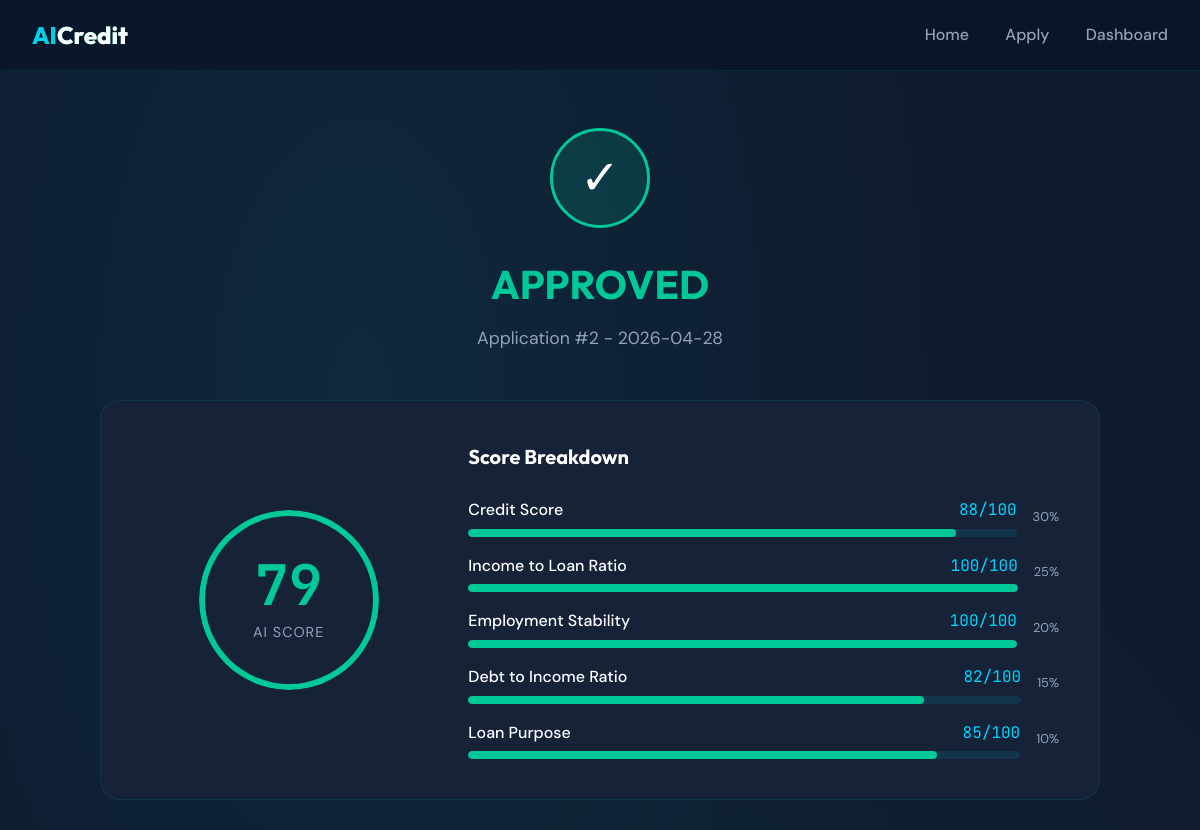
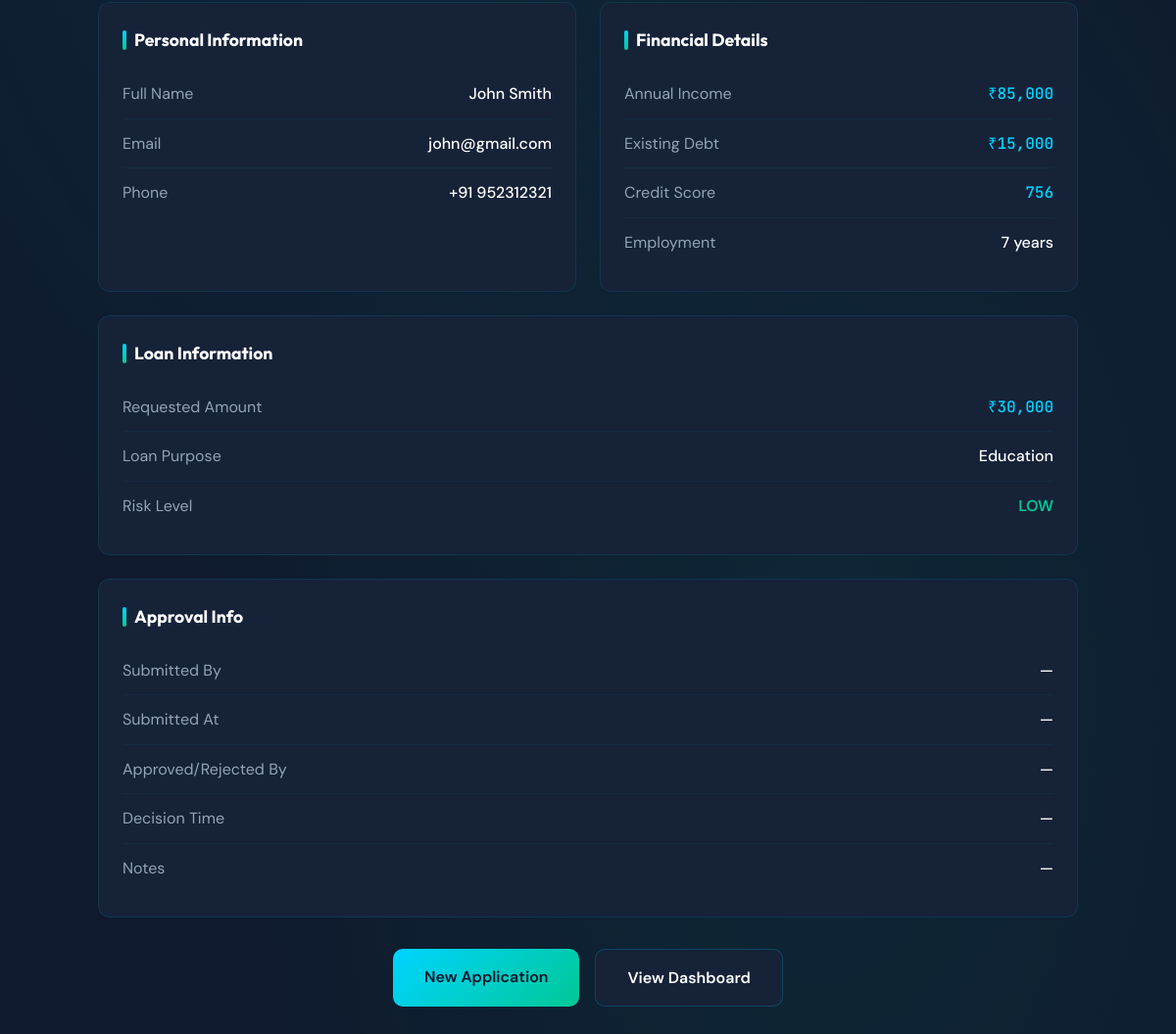
Page /result/2 on the committed database (2 pictures, top to bottom).
### tables this page shows
CREATE TABLE applications (
                id INTEGER PRIMARY KEY AUTOINCREMENT,
                applicant_name TEXT NOT NULL,
                email TEXT NOT NULL,
                phone TEXT NOT NULL,
                annual_income REAL NOT NULL,
                credit_score INTEGER NOT NULL,
                loan_amount REAL NOT NULL,
                loan_purpose TEXT NOT NULL,
                employment_years INTEGER NOT NULL,
                existing_debt REAL NOT NULL,
                ai_score REAL,
                risk_level TEXT,
                status TEXT DEFAULT 'PENDING',
                created_at DATETIME DEFAULT CURRENT_TIMESTAMP
            , submitted_by TEXT, submitted_at DATETIME, approved_by TEXT, approved_at DATETIME, approval_notes TEXT);

### app.py (the view)
@app.route('/result/<int:id>')
def result(id):
    db = get_db()
    app = db.execute('SELECT * FROM applications WHERE id = ?', (id,)).fetchone()
    if app is None:
        return "Application not found", 404
    credit_score = app['credit_score']
    annual_income = app['annual_income']
    loan_amount = app['loan_amount']
    employment_years = app['employment_years']
    existing_debt = app['existing_debt']
    loan_purpose = app['loan_purpose']
    components = {
        'credit_score': {
            'name': 'Credit Score',
            'value': min(100, (credit_score / 850) * 100),
            'weight': 30,
            'display': f'{credit_score} (300-850)'
        },
        'income_loan_ratio': {
            'name': 'Income to Loan Ratio',
            'value': min(100, (annual_income / loan_amount * 100) if loan_amount > 0 else 0),
            'weight': 25,
            'display': f'₹{annual_income:,.0f} / ₹{loan_amount:,.0f}'
        },
        'employment': {
            'name': 'Employment Stability',
            'value': min(100, (employment_years / 5) * 100),
            'weight': 20,
            'display': f'{employment_years} years'
        },
        'debt_ratio': {
            'name': 'Debt to Income Ratio',
            'value': min(100, max(0, 100 - (existing_debt / annual_income * 100))) if annual_income > 0 else 0,
            'weight': 15,
            'display': f'${existing_debt:,.0f} / ${annual_income:,.0f}'
        },
        'purpose': {
            'name': 'Loan Purpose',
            'value': {'home': 90, 'business': 80, 'education': 85, 'debt_consolidation': 70,
                     'medical': 75, 'vehicle': 80, 'personal': 65, 'other': 60}.get(loan_purpose, 60),
            'weight': 10,
            'display': loan_purpose.title()
        }
    }
    return render_template('result.html', application=app, components=components)

### app.py (called while the page is built)
def get_db():
    db = getattr(g, '_database', None)
    if db is None:
        db = g._database = sqlite3.connect(DATABASE)
        db.row_factory = sqlite3.Row
    return db

@app.teardown_appcontext
def close_connection(exception):
    db = getattr(g, '_database', None)
    if db is not None:
        db.close()

### templates/result.html (shortened to what this page needs)
<!DOCTYPE html>
<html lang="en">
<head>
</head>
<body>
    <header>
        <div class="nav-container">
            <div class="logo">AI<span>Credit</span></div>
            <nav>
                <a href="/">Home</a>
                <a href="/apply">Apply</a>
                <a href="/dashboard">Dashboard</a>
            </nav>
        </div>
    </header>
    <main class="main">
        <div class="container">
            <div class="result-header">
                <div class="result-icon {{ application.status|lower }}">
                    {% if application.status == 'APPROVED' %}✓{% elif application.status == 'PENDING' %}⏳{% else %}✗{% endif %}
                </div>
                <h1 class="result-title {{ application.status|lower }}">{{ application.status }}</h1>
                <p class="result-subtitle">Application #{{ application.id }} - {{ application.created_at[:10] }}</p>
            </div>
            <div class="score-display">
                <div class="main-score">
                    <div class="score-circle {{ application.status|lower }}">
                        <div class="score-value">{{ application.ai_score|int }}</div>
                        <div class="score-label">AI Score</div>
                    </div>
                </div>
                <div class="score-breakdown">
                    <h3>Score Breakdown</h3>
                    <div class="breakdown-items">
                        {% for key, comp in components.items() %}
                        <div class="breakdown-item">
                            <div class="breakdown-info">
                                <div class="breakdown-header">
                                    <span class="breakdown-name">{{ comp.name }}</span>
                                    <span class="breakdown-value">{{ comp.value|int }}/100</span>
                                </div>
                                <div class="breakdown-bar">
                                    <div class="breakdown-fill {{ application.status|lower }}" style="width: {{ comp.value }}%"></div>
                                </div>
                            </div>
                            <span class="breakdown-weight">{{ comp.weight }}%</span>
                        </div>
                        {% endfor %}
                    </div>
                </div>
            </div>
            <div class="details-grid">
                <div class="detail-card">
                    <h3>Personal Information</h3>
                    <div class="detail-row">
                        <span class="detail-label">Full Name</span>
                        <span class="detail-value">{{ application.applicant_name }}</span>
                    </div>
                    <div class="detail-row">
                        <span class="detail-label">Email</span>
                        <span class="detail-value">{{ application.email }}</span>
                    </div>
                    <div class="detail-row">
                        <span class="detail-label">Phone</span>
                        <span class="detail-value">{{ application.phone }}</span>
                    </div>
                </div>
                <div class="detail-card">
                    <h3>Financial Details</h3>
                    <div class="detail-row">
                        <span class="detail-label">Annual Income</span>
                        <span class="detail-value mono">₹{{ "{:,.0f}".format(application.annual_income) }}</span>
                    </div>
                    <div class="detail-row">
                        <span class="detail-label">Existing Debt</span>
                        <span class="detail-value mono">₹{{ "{:,.0f}".format(application.existing_debt) }}</span>
                    </div>
                    <div class="detail-row">
                        <span class="detail-label">Credit Score</span>
                        <span class="detail-value mono">{{ application.credit_score }}</span>
                    </div>
                    <div class="detail-row">
                        <span class="detail-label">Employment</span>
                        <span class="detail-value">{{ application.employment_years }} years</span>
                    </div>
                </div>
                <div class="detail-card full-width">
                    <h3>Loan Information</h3>
                    <div class="detail-row">
                        <span class="detail-label">Requested Amount</span>
                        <span class="detail-value mono">₹{{ "{:,.0f}".format(application.loan_amount) }}</span>
                    </div>
                    <div class="detail-row">
                        <span class="detail-label">Loan Purpose</span>
                        <span class="detail-value">{{ application.loan_purpose|title }}</span>
                    </div>
                    <div class="detail-row">
                        <span class="detail-label">Risk Level</span>
                        <span class="detail-value" style="color: {% if application.risk_level == 'LOW' %}var(--accent){% elif application.risk_level == 'MEDIUM' %}var(--warning){% else %}var(--danger){% endif %}; font-weight: 600;">{{ application.risk_level }}</span>
                    </div>
                </div>
                <div class="detail-card full-width">
                    <h3>Approval Info</h3>
                    <div class="detail-row">
                        <span class="detail-label">Submitted By</span>
                        <span class="detail-value">{{ application.submitted_by or '—' }}</span>
                    </div>
                    <div class="detail-row">
                        <span class="detail-label">Submitted At</span>
                        <span class="detail-value">{{ application.submitted_at[:19] if application.submitted_at else '—' }}</span>
                    </div>
                    <div class="detail-row">
                        <span class="detail-label">Approved/Rejected By</span>
                        <span class="detail-value">{{ application.approved_by or '—' }}</span>
                    </div>
                    <div class="detail-row">
                        <span class="detail-label">Decision Time</span>
                        <span class="detail-value">{{ application.approved_at[:19] if application.approved_at else '—' }}</span>
                    </div>
                    <div class="detail-row">
                        <span class="detail-label">Notes</span>
                        <span class="detail-value">{{ application.approval_notes or '—' }}</span>
                    </div>
                </div>
            </div>
            <div class="actions">
                <a href="/apply" class="btn btn-primary">New Application</a>
                <a href="/dashboard" class="btn btn-secondary">View Dashboard</a>
            </div>
        </div>
    </main>
</body>
</html>

### rows in the picture
applications: status "APPROVED", id "2", created_at "2026-04-28", ai_score "79", applicant_name "John Smith", email "john@gmail.com", phone "+91 952312321", annual_income "85,000", existing_debt "15,000", credit_score "756", employment_years "7", loan_amount "30,000", loan_purpose "Education", risk_level "LOW"

### other values in the picture
{{ comp.name }} "Credit Score" "Income to Loan Ratio" "Employment Stability" "Debt to Income Ratio" "Loan Purpose"
{{ comp.value|int }} "88" "100" "100" "82" "85"
{{ comp.weight }} "30" "25" "20" "15" "10"
{{ application.submitted_by or '—' }} "—"
{{ application.submitted_at[:19] if application.submitted_at else '—' }} "—"
{{ application.approved_by or '—' }} "—"
{{ application.approved_at[:19] if application.approved_at else '—' }} "—"
{{ application.approval_notes or '—' }} "—"
